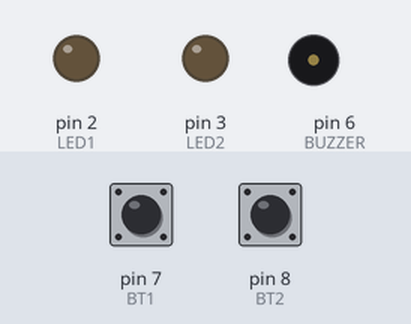
Recording of a program running on a simulated Arduino Uno, built with avr-gcc and run on an emulated ATmega328P. Shown: output pins drawn as LEDs (lit = HIGH), buzzer (waves = sounding, pin HIGH). Inputs (shaded band) come from the test bench; at power-on: pin 7 (BT1) HIGH, pin 8 (BT2) HIGH.

Above: at 1.8 s.
1.9 s: pin 7 (BT1) pulled LOW for 0.15 s
At 2.5 s:
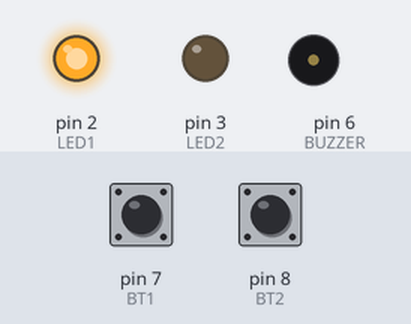
3.6 s: pin 8 (BT2) pulled LOW for 0.15 s
At 5.0 s:
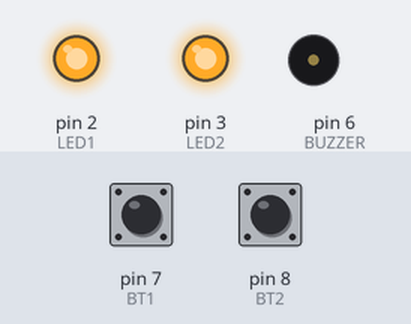
5.3 s: pin 7 (BT1) pulled LOW for 1 s
At 6.3 s:
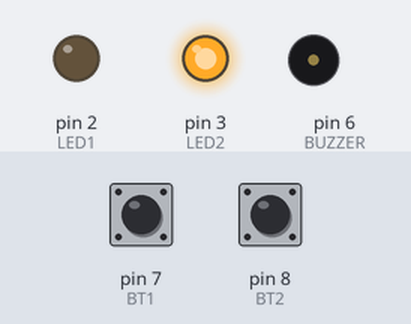
7.8 s: pin 8 (BT2) pulled LOW for 1 s
At 9.4 s:
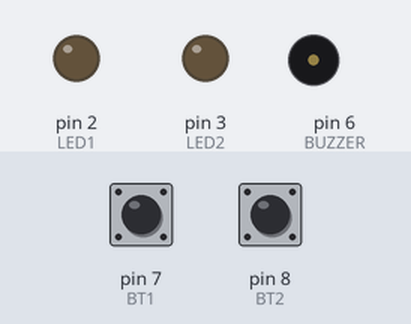
10.3 s: pin 8 (BT2) pulled LOW for 3.2 s
At 11.3 s:
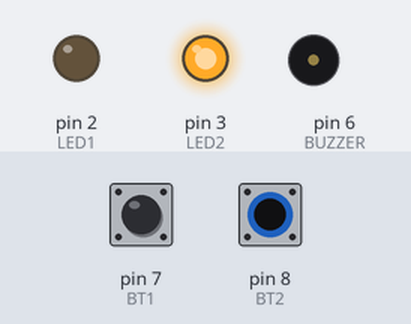
15.0 s: pin 7 (BT1) pulled LOW for 3.2 s
At 16.1 s:
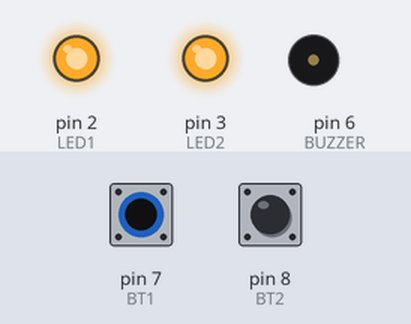
Timing chart, 0 to 18.0 s (numbered marks = the images above; inputs shaded):
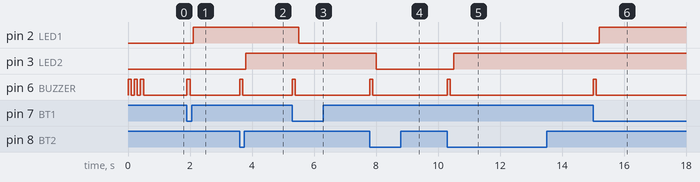

The program:

main.cpp
```cpp
/*
 Exemplo para demonstrar o uso de entradas e saídas digitais
 por Fábio Souza
 Para o curso: Introdução a programação Arduino com VSCODE e PlatformIO,
 publicado na Udemy: https://www.udemy.com/user/fabiosouza/
*/
#include <Arduino.h>

//mapeamento dos pinos
#define LED1 2
#define LED2 3
#define BT1 7
#define BT2 8
#define BUZZER 6

//constantes
#define PRESSIONADO HIGH
#define SOLTO LOW

//Variáveis auxiliares
char debouncingBT1 = 100;
bool statusBT1;
char debouncingBT2 = 100;
bool statusBT2;

//Protótipo de funções
void beep(void);

void setup() {

  pinMode(BT1,INPUT_PULLUP);//configura BT1 como entrada com resistor de pull up interno habilitado
  pinMode(BT2,INPUT_PULLUP);//configura BT2 como entrada com resistor de pull up interno habilitado
  pinMode(LED1,OUTPUT);     //configura LED1 como saída
  pinMode(LED2,OUTPUT);     //configura LED2 como saída
  pinMode(BUZZER,OUTPUT);   //configura BUZZZER como saída
  //gera sinal sonoro incial
  beep(); //chama função beep
  beep();
  beep();
}

void loop() {

  if(digitalRead(BT1)==LOW){  //se botão pressionado
    debouncingBT1--;          //decrementa variável de Debouncing
    if(debouncingBT1 == 0 && statusBT1 == SOLTO){ //se Debouncing chegou a zeero e botão estava solto
      beep();                                 //faz beep sonoro
      digitalWrite(LED1,!digitalRead(LED1));  //inverte estado do LED1
      statusBT1 = PRESSIONADO;                //sinaliza botão pressionado
    }
  }
  else{                   //se não
    debouncingBT1 = 100;  //reinicia variável debouncing
    statusBT1 = SOLTO;    //sinaliza botão solto
  }


  if(digitalRead(BT2)==LOW){ //se botão pressionado
    debouncingBT2--;          //decrementa variável de Debouncing
    if(debouncingBT2 == 0 && statusBT2 == SOLTO){ //se Debouncing chegou a zeero e botão estava solto
      beep();                                     //faz beep sonoro
      digitalWrite(LED2,!digitalRead(LED2));      //inverte estado do LED2
      statusBT2 = PRESSIONADO;                    //sinaliza botão pressionado
    }
  }
  else{                   //se não
    debouncingBT2 = 100;  //reinicia debouncing
    statusBT2 = SOLTO;    //sinaliza solto
  }
}

/*
  Função beep: Faz sinal sonoro
  retorno: nada
  parâmetros:nada
*/
void beep(void){
  digitalWrite(BUZZER,HIGH);  //liga buzzer
  delay(100);                 //espera 0.1 s
  digitalWrite(BUZZER,LOW);   //desliga buzzer
  delay(100);                 //espera 0.1 s
}
```

Measured:
- after the input at 1.9 s, pin 2 (LED1): LOW → HIGH after 0.20 s; pin 6 (BUZZER): LOW → HIGH at once, → LOW 0.10 s later
- after the input at 3.6 s, pin 3 (LED2): LOW → HIGH after 0.20 s; pin 6 (BUZZER): LOW → HIGH at once, → LOW 0.10 s later
- after the input at 5.3 s, pin 2 (LED1): HIGH → LOW after 0.20 s; pin 6 (BUZZER): LOW → HIGH at once, → LOW 0.10 s later
- after the input at 7.8 s, pin 3 (LED2): HIGH → LOW after 0.20 s; pin 6 (BUZZER): LOW → HIGH at once, → LOW 0.10 s later
- after the input at 10.3 s, pin 3 (LED2): LOW → HIGH after 0.20 s; pin 6 (BUZZER): LOW → HIGH at once, → LOW 0.10 s later
- after the input at 15.0 s, pin 2 (LED1): LOW → HIGH after 0.20 s; pin 6 (BUZZER): LOW → HIGH at once, → LOW 0.10 s later
